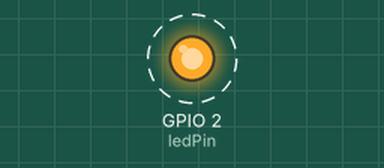
This sketch was run on a simulated ESP32. Shown: output pins drawn as LEDs (lit = HIGH). Dashed ring = blinking. Pins used as bus, display or sensor lines are not drawn; what the sketch prints to the serial monitor is not drawn.

Above: at 0.73 s.
Timing chart, 0 to 3.6 s (numbered marks = the images above):
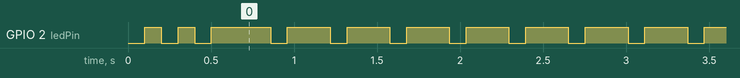

The sketch:

Trans.ino
```cpp
// ESP32 GPR Transmitter (Mobile Unit) with LED Indicator
// This code runs on the battery-powered ESP32

#include <WiFi.h>
#include <esp_wifi.h>

// WiFi network credentials for direct communication
const char* ssid = "ESP32_GPR_NETWORK";
const char* password = "gpr12345";

// LED pin for status indications
const int ledPin = 2;  // ESP32 onboard LED

// UDP setup for communication
WiFiUDP udp;
IPAddress receiverIP(192, 168, 4, 2); // Fixed IP for the receiver
unsigned int localPort = 2390;
unsigned int receiverPort = 2391;

// GPR pulse generation settings
const int pulsePin = 25;         // GPIO pin used for signal output
const int pulseDuration = 1;     // Duration of pulse in microseconds
const int pulsePeriod = 1000;    // Time between pulses in microseconds
const int samplesPerScan = 256;  // Number of samples per scan

// LED blink patterns
unsigned long lastLedToggle = 0;
bool ledState = false;

// Setup function
void setup() {
  Serial.begin(115200);
  Serial.println("ESP32 GPR Transmitter Starting");

  // Configure the LED pin
  pinMode(ledPin, OUTPUT);
  digitalWrite(ledPin, HIGH);  // Turn on LED during setup

  // Configure the pulse pin as output
  pinMode(pulsePin, OUTPUT);
  digitalWrite(pulsePin, LOW);

  // Create WiFi network
  WiFi.softAP(ssid, password);
  IPAddress myIP = WiFi.softAPIP();
  Serial.print("AP IP address: ");
  Serial.println(myIP);

  // Start UDP
  udp.begin(localPort);
  Serial.println("UDP server started");

  // Optimize WiFi for lower latency
  esp_wifi_set_ps(WIFI_PS_NONE);

  // Setup complete, blink LED 3 times
  for (int i = 0; i < 3; i++) {
    digitalWrite(ledPin, LOW);  // LED off
    delay(100);
    digitalWrite(ledPin, HIGH);  // LED on
    delay(100);
  }
  digitalWrite(ledPin, LOW);  // LED off after setup
}

// Main loop
void loop() {
  // Send sync signal to receiver
  sendSyncPacket();

  // Quick blink to indicate sync packet sent
  digitalWrite(ledPin, HIGH);

  // Generate a series of pulses for one complete scan
  for (int i = 0; i < samplesPerScan; i++) {
    // Generate pulse
    digitalWrite(pulsePin, HIGH);
    delayMicroseconds(pulseDuration);
    digitalWrite(pulsePin, LOW);

    // Wait for the specified period before next pulse
    delayMicroseconds(pulsePeriod - pulseDuration);
  }

  // Turn LED off after scan completed
  digitalWrite(ledPin, LOW);

  // Wait between scans
  delay(100);
}

// Send synchronization packet to receiver
void sendSyncPacket() {
  udp.beginPacket(receiverIP, receiverPort);
  uint8_t syncByte = 0xFF;
  udp.write(&syncByte, 1);
  udp.endPacket();
}
```

Measured:
- by itself, GPIO 2 (ledPin): goes LOW 0.10 s, HIGH 0.10 s, LOW 0.10 s, HIGH 0.36 s, 360 × (LOW 0.10 s, HIGH 0.26 s), then LOW
